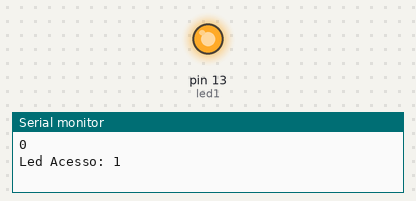
Bench run of a sketch on a simulated Arduino Uno, built with avr-gcc and run on an emulated ATmega328P. Parts: output pins drawn as LEDs (lit = HIGH), the last lines printed to the serial monitor.

Above: at 0.5 s.
At 5.0 s:
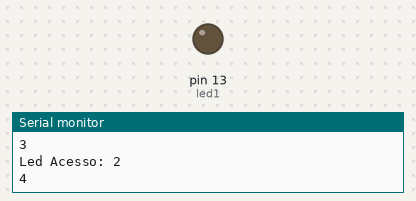
Timing chart, 0 to 6.9 s (numbered marks = the images above):
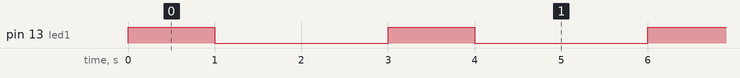

Measured:
- by itself, pin 13 (led1): alternates HIGH for 1.0 s and LOW for 2.0 s

The sketch:

exe1.10.ino
```cpp
//int pinButton=7;
int contador=0, ledAcesso=0;
int led1=13;

void setup()
{
  //pinMode(pinButton, INPUT_PULLUP);
  pinMode(led1, OUTPUT);
  Serial.begin(9600);
}

void loop()
{
  //bool btnState = !digitalRead(pinButton);

  //if (btnState){
    //contador++;
    Serial.println(contador);
    if (contador%3==0) {
      ledAcesso ++;
      digitalWrite(led1, HIGH);
      Serial.print("Led Acesso: ");
      Serial.println(ledAcesso);
    }else {
      digitalWrite(led1, LOW);
    }
  	contador ++;
  	delay(1000);
  //}
}
```
